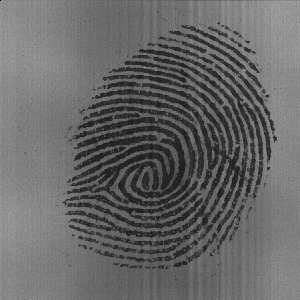
%> input picture a.tif, 300 x 300 px
$ octave ks.m   (GNU Octave 9; MATLAB toolbox functions it lacks are replaced by stand-ins)
%> lines starting %> are read from the running program, lines starting %| are printed output that depends on the picture; in (x1, y1, x2, y2) boxes, pixels count from 0 and x2, y2 are one past the last pixel; in counts of white or black regions, pixels touching at a corner belong together; the program's own positions count from 1
clear all;
close all;
G = imread('a.tif');
%> G is the input picture: size 300x300 uint8; min 1, max 167, mean 103
figure,subplot(1,2,1),imshow(G);
title("原始图像")
G=double(G)./255;
%> G: size 300x300 double
%% 图像预处理

G=medfilt2(G,[3,3]);
subplot(1,2,2),imshow(G);
title("中值滤波")
%% 图像增强(归一化)
[m n]=size(G);
%> m = 300; n = 300
M=0;VAR=0;
for x=1:m
   for y=1:n
         M=M+G(x,y);
   end
end
%> after the loop, M = 36342.5
M=M/(m*n); % 图像均值
%> M = 0.404
for x=1:m
  for y=1:n
        VAR=VAR+(G(x,y)-M).^2;
  end
end
%> after the loop, VAR = 1448.9
VAR=VAR/(m*n); %图像方差
%> VAR = 0.0161
mean_s=0.3;
Mo=50;   %目标均值参数
Vo=1500; %目标方差参数
for i=1:m
    for j=1:n
        if((G(i,j)-mean_s)<0)
            MM(i,j)=Mo-(Vo*(M-G(x,y))/VAR)^0.5;
        else
            MM(i,j)=Mo+(Vo*(G(x,y)-M)/VAR)^0.5;
        end
    end
end
figure,imshow(uint8(MM));
%> (this line was passed over: imshow is not available in this run)
title("归一化")

%% 图像细化
[a,b]=size(MM);
%> a = 300; b = 300
for i=2:a-1
    for j=2:b-1
        if MM(i,j)==0
            if (MM(i-1,j)==0&&MM(i,j+1)==0)||(MM(i-1,j)==0&&MM(i,j-1)==0)||(MM(i+1,j)==0&&MM(i,j-1)==0)||(MM(i+1,j)==0&&MM(i,j+1)==0)
                MM(i,j)=1;
            else
                MM(i,j)=0;
            end
        end
    end
end
figure,imshow(MM,[]);
%> after `imshow(MM,[])`:
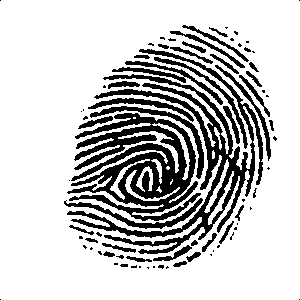
%> displayed picture: size 300x300, on the screen's scale of 0 to 255; 77.6% white; 81 black regions (43 under 20 px), largest, box (x1, y1, x2, y2) and area: (67, 113, 201, 221) 6993, (67, 49, 263, 254) 6445, (90, 106, 204, 179) 773
title("细化图")

%% 图像特征提取
MM = abs(MM);
MM = mat2gray(MM);
t=0;
for i=2:a-1
    for j=2:b-1
        if MM(i,j)==0
            n=MM(i-1,j-1)+MM(i-1,j)+MM(i-1,j+1)+MM(i,j-1)+MM(i,j+1)+MM(i+1,j-1)+MM(i+1,j)+MM(i+1,j+1);
            if (n==7||n==5)
                t=t+1;
                x(t)=j;
                y(t)=i;
            end
        end
    end
end
%> after the loop, n = 6; t = 257; x = 257 values, max 276 at index 106, min 65 at index 154, mean 181.9; y = 257 values from 27 to 269
figure;imshow(MM);
hold on;
plot(x,y,'bo');hold off;
title("特征图")
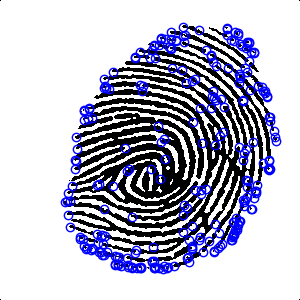
%> figure redrawn from the program's plot data; its title reads '特征图'

%% 图像特征去伪
for i=1:t-1
    for j=i+1:t
        d=((x(i)-x(j))^2+(y(i)-y(j))^2)^0.5;
        if d<3
            x(i)=-1;
            y(i)=-1;
            x(j)=-1;
            y(j)=-1;
        end
    end
end
%> after the loop, x = 257 values, max 276 at index 106, min -1 at index 2, mean 92.96; y = 257 values, max 269 at index 257, min -1 at index 2, mean 77.77
figure;imshow(MM);
hold on;
plot(x,y,'bo');hold off;
title("去伪特征图")
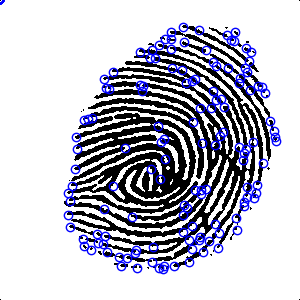
%> figure redrawn from the program's plot data; its title reads '去伪特征图'
